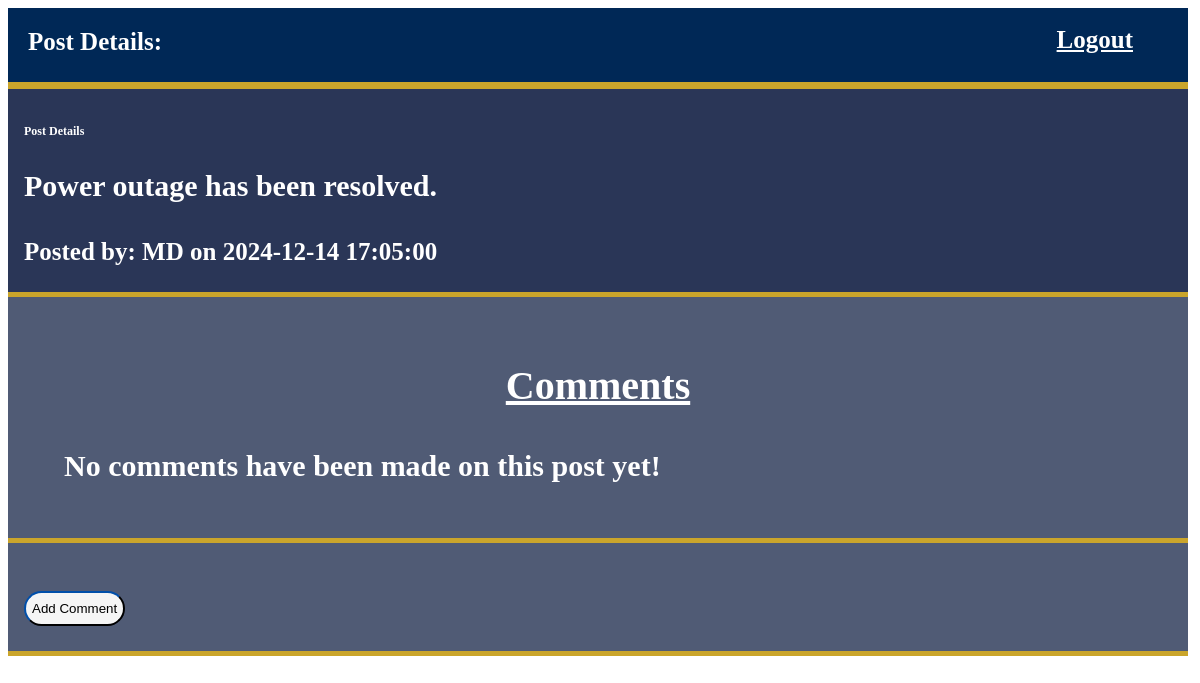
Screenshot of /post/2 with the database file from the repository.
### app.py (models this page shows)
class Posts(db.Model):
    post_id = db.Column(db.Integer, primary_key=True)
    post_comment = db.Column(db.String(10000), nullable = False)
    post_time_date = db.Column(db.DateTime, nullable = False)
    user_id = db.Column(db.Integer, db.ForeignKey('user.id'), nullable = False)
    post_upvotes = db.Column(db.Integer, default = 0)
    post_downvotes = db.Column(db.Integer, default = 0)
    topic_id = db.Column(db.Integer, db.ForeignKey('topics.topic_id'), nullable = False)
    comments = db.relationship('Comments', backref='post', lazy=True)

class User(db.Model):
    id = db.Column(db.Integer, primary_key=True)
    username = db.Column(db.String(80), unique=True, nullable=False)
    password_hash = db.Column(db.String(200), nullable=False)

### app.py (the view)
@app.route('/post/<int:post_id>')
def post_comments(post_id):
    post = Posts.query.get(post_id)
    if not post:
        return "Post not found", 404
    post_user = User.query.get(post.user_id)
    comments = db.session.query(Comments, User).join(User, Comments.user_id == User.id).filter(Comments.post_id == post_id).all()
    return render_template('post_comments.html', post=post, post_user=post_user, comments=comments)

### templates/post_comments.html (shortened to what this page needs)
<!doctype html>
<html>
    <head>
        <link rel="stylesheet" href="/static/styles.css" />
    </head>
    <body style="background-color: white">
        <div class="navBar">
            <span class="welcome">Post Details:<br></span>
            <nav>
                <a class="logout" href="{{ url_for('logout') }}">Logout</a>
            </nav>
        </div>
        <div class="topic_desc">
            <h2>Post Details</h2>
            <p>{{ post.post_comment }}</p>
            <small>Posted by: {{ post_user.username }} on {{ post.post_time_date }}</small>
        </div>
        <div class="posts_list">
            <h3>Comments</h3>
            <ul>
                {% for comment, user in comments %}
                <li class="post">
                    <strong>{{ user.username }}:</strong>
                    <p>{{ comment.comment }}</p>
                    <small>Posted on: {{ comment.comment_time_date }}</small>
                </li>
                {% else %}
                <li>No comments have been made on this post yet!</li>
                {% endfor %}
            </ul>
        </div>
        <div class="posts_list">
            <a href="{{ url_for('add_comment', post_id=post.post_id) }}">
                <button>Add Comment</button>
            </a>
        </div>
    </body>
</html>

### static/styles.css (style rules this page uses)
html { height: 100%; width: 100%; }
body { height: 100%; width: 100%; background-color: #002856; align-items: center; font-family: Calibri; font-weight: 600; }
button { height: 35px; border-radius: 22px; border-color: #002856; background-color: whitesmoke; margin-top: 2%; }
h2 { font-size: 12px; }
h3 { position: relative; text-align: center; font-size: 40px; text-decoration: underline; }
.navBar { display: flex; position: relative; justify-content: space-between; padding: 10px 20px; background-color: #002856; border-bottom: 7px solid #caa52b; overflow: hidden; margin-right: 20px; }
.welcome { font-size: 25px; font-weight: bold; color: white; margin-top: 10px; }
.navBar a.logout { color: white; font-size: 25px; padding: 8px 15px; border: #caa52b; background-color: transparent; transition: 0.3s; margin-bottom: 10px; }
.logout, .logout:visited { color: white; font-size: 20px; float: right; margin-right: 20px; }
.topic_desc { position: relative; padding: 25px 16px; border-bottom: 5px solid #caa52b; background-color: #152347e8; color: white; font-size: 30px; margin-right: 20px; }
.posts_list { position: relative; padding: 25px 16px; border-bottom: 5px solid #caa52b; background-color: #152347be; color: white; font-size: 30px; margin-right: 20px; }
.posts_list ul { list-style-type: none; }

### rows the page displays
Posts: post_comment "Power outage has been resolved.", post_time_date "2024-12-14 17:05:00"
User: username "MD"
